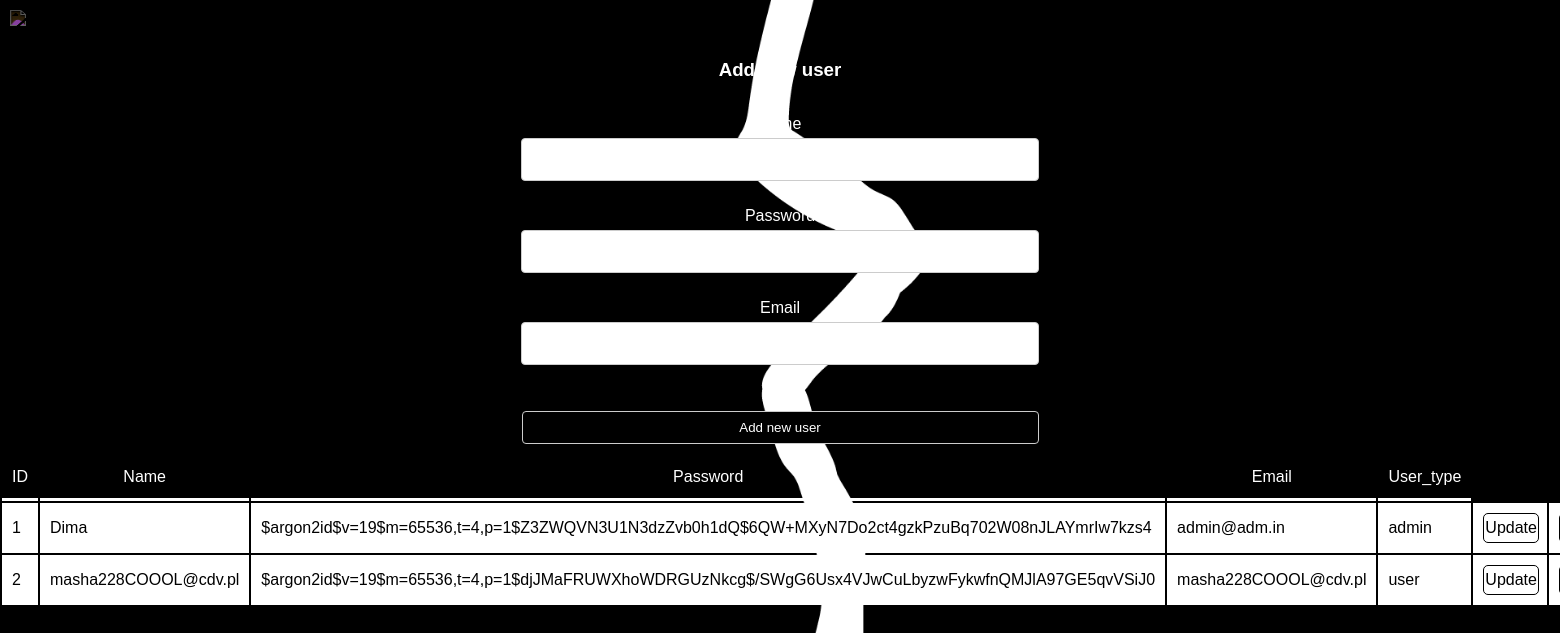
/Magaz/admin/user_edit.php, run on the app's committed database.
### tables this page shows
CREATE TABLE `users` (
  `id` int(11) NOT NULL,
  `username` varchar(255) NOT NULL,
  `email` varchar(255) NOT NULL,
  `password` varchar(255) NOT NULL,
  `user_type` varchar(255) DEFAULT 'user'
);

### Magaz/admin/user_edit.php (the view, shortened to what this page needs)
<?php
require_once '../config/config.php';
?>
<!doctype html>
<html lang="en">
<head>
    <link rel="stylesheet" href="../styles_elements/css/styles.css">
    <link rel="stylesheet" href="../styles_elements/css/login.css">
</head>
<body style="background-image: url(../styles_elements/gif/matthew-harris-edwards-lightning-flashes.gif); background-size: cover; background-repeat: no-repeat;">
<a href="admin.php">
    <img height="20px" style="padding: 10px; filter: invert(100%)" src="https://cdn.onlinewebfonts.com/svg/download_349454.png">
</a>
<form action="vendor/create_users.php" method="post">
    <h3 style="color: white">Add new user</h3>
    <p>Name</p>
    <input type="text" name="name">
    <p>Password</p>
    <input type="password" name="password">
    <p>Email</p>
    <input type="email" name="email"> <br> <br>
    <button type="submit">Add new user</button>
</form>
<table>
    <tr>
        <th>ID</th>
        <th>Name</th>
        <th>Password</th>
        <th>Email</th>
        <th>User_type</th>
    </tr><?php
    $stmt = $dbh->query("SELECT * FROM users ");
    $users =  $stmt->fetchAll(PDO::FETCH_ASSOC);
    foreach ($users as $user) {;
        ?>
        <tr>
            <td><?= $user['id'] ?></td>
            <td><?= $user['username'] ?></td>
            <td><?= $user['password'] ?></td>
            <td><?= $user['email'] ?></td>
            <td> <?= $user['user_type'] ?> </td>
            <td class="action"><a href="update_users.php?id=<?= $user['id'] ?>">Update</a></td>
            <td class="action"><a href="vendor/delete_users.php?id=<?= $user['id'] ?>">Delete</a></td>
        </tr>
        <?php
    }
    ?>
</table>
</body>
</html>

### Magaz/styles_elements/css/styles.css (style rules this page uses)
body { font-family: 'Poppins', sans-serif; margin: 0; padding: 0; background-color: rgb(255, 255, 255); }
a { text-decoration: none; transition: 0.3s; opacity: 1; }
input { border: 3px solid white; border-radius: 5px; height: 25px; }

### Magaz/styles_elements/css/login.css (style rules this page uses)
body { background-color: black; }
table { width: 100%; border: none; margin-bottom: 20px; }
td a { color: rgb(0, 0, 0); border: 1px solid rgb(0, 0, 0); border-radius: 5px; }
th { font-weight: 300; padding: 12px 10px; border-bottom: 3px solid rgb(255, 255, 255); color: #ffffff; }
.action a { display: block; width: 100%; text-align: center; padding: 5px 0px; color: #000000; background-color: #ffffff; }
td { padding: 10px; color: #000000; background-color: #ffffff; }
form { width: 100%; max-width: 500px; margin: 0 auto; display: flex; flex-direction: column; align-items: center; }
form p { color: #fff; margin-bottom: 5px; }
form input, form button { width: 100%; padding: 8px; margin-bottom: 10px; border: 1px solid #ccc; border-radius: 4px; }
form button { min-width: 517px; }
form button { background-color: #000000; color: #fff; cursor: pointer; }

### data on the page
users: id "1", username "Dima", password "$argon2id$v=19$m=65536,t=4,p=1$Z3ZWQVN3U1N3dzZvb0h1dQ$6QW+MXyN7Do2ct4gzkPzuBq702W08nJLAYmrIw7kzs4", email "admin@adm.in", user_type "admin"
users: id "2", username "masha228COOOL@cdv.pl", password "$argon2id$v=19$m=65536,t=4,p=1$djJMaFRUWXhoWDRGUzNkcg$/SWgG6Usx4VJwCuLbyzwFykwfnQMJlA97GE5qvVSiJ0", email "masha228COOOL@cdv.pl", user_type "user"
